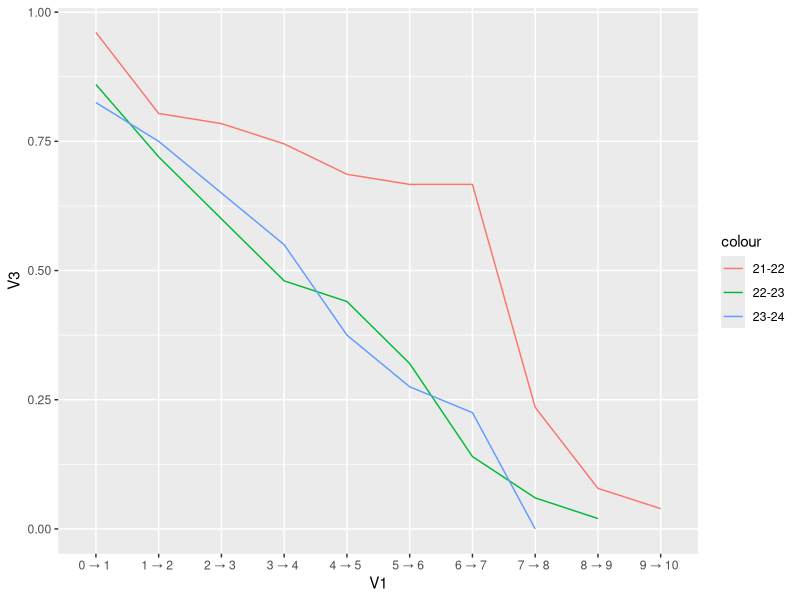

Reproduce this figure in R.

library(ggplot2)

data.21.22 <- read.csv("data-raw/drop-objetivos-21-22.csv",header=F,sep=";")
data.22.23 <- read.csv("data-raw/drop-objetivos-22-23.csv",header=F,sep=";")
data.23.24 <- read.csv("data-raw/drop-objetivos-23-24.csv",header=F,sep=";")
#
ggplot(data.21.22,aes(x=V1,y=V3,group=1,color="21-22"))+geom_line()+geom_line(data=data.22.23,aes(x=V1,y=V3,group=2,color="22-23"))+geom_line(data=data.23.24,aes(x=V1,y=V3,group=2,color="23-24"))

